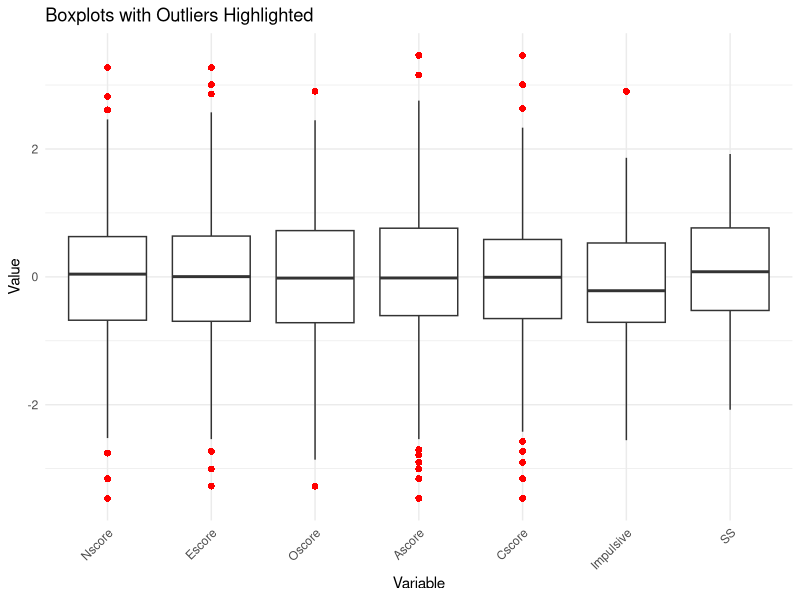
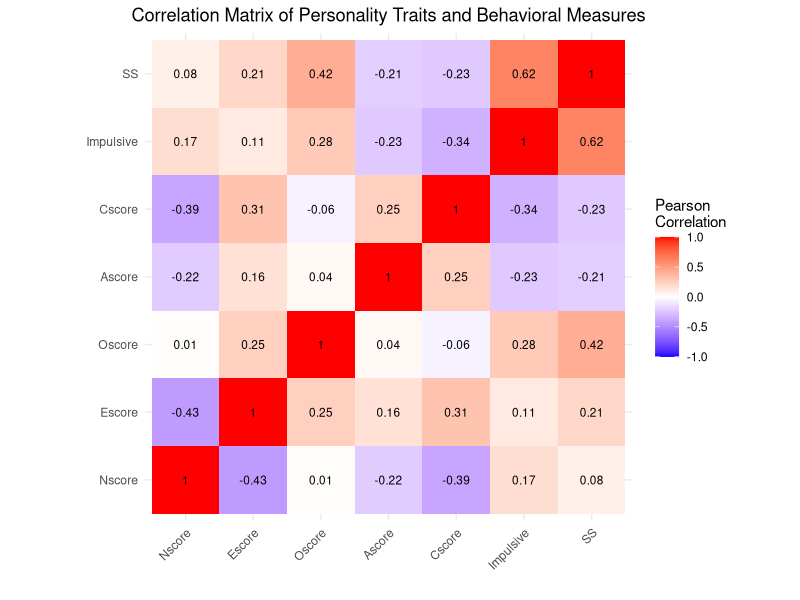
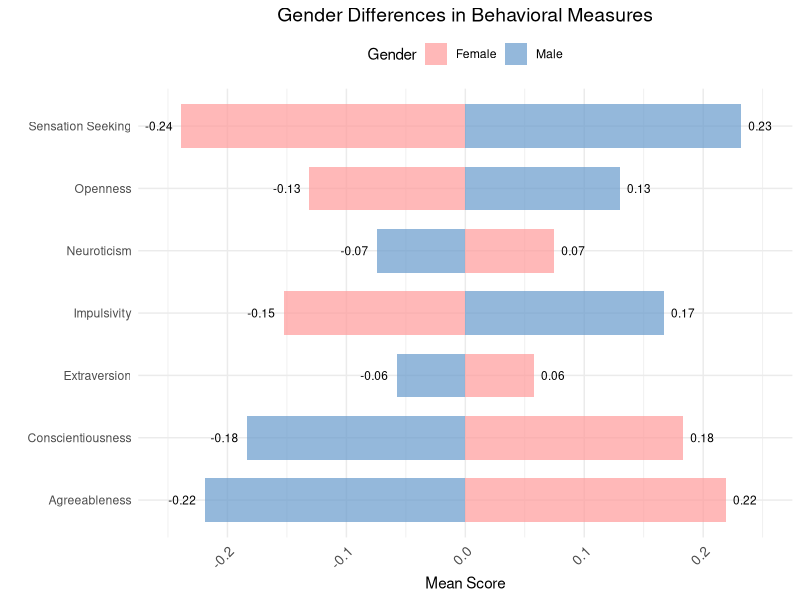
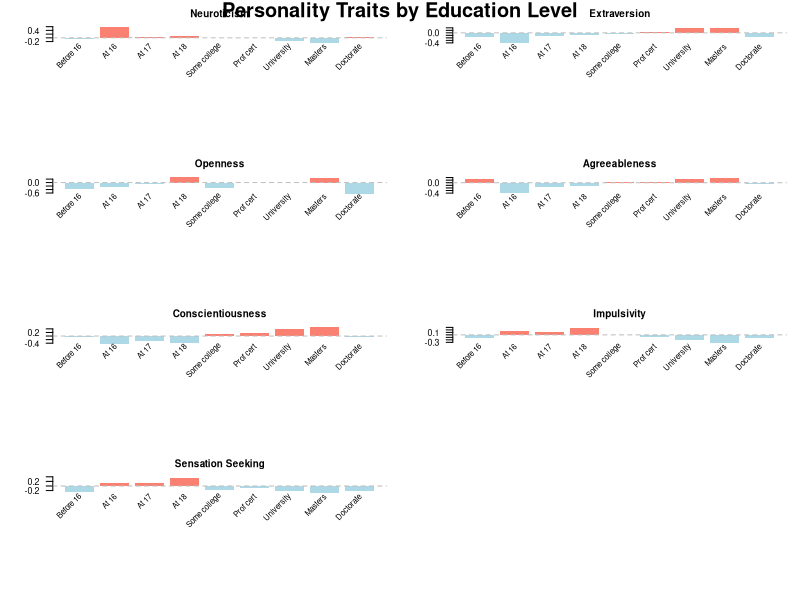

Reproduce these figures in R, in order.
###############################################################################
# Drug Consumption Data Analysis
###############################################################################

# Load required libraries
library(dplyr)
library(ggplot2)
library(reshape2)
library(kableExtra)
library(knitr)
library(gridExtra)
library(tidyr)


# Read the CSV file
drug_data <- read.csv("Data/drug_consumption.csv")

###############################################################################
# Define mappings and column information
###############################################################################

# Column names for the dataset
column_names <- c(
  "Index", "ID", "Age", "Gender", "Education", "Country", "Ethnicity", 
  "Nscore", "Escore", "Oscore", "Ascore", "Cscore", "Impulsive", "SS", 
  "Alcohol", "Amphet", "Amyl", "Benzos", "Caff", "Cannabis", "Choc", "Coke", 
  "Crack", "Ecstasy", "Heroin", "Ketamine", "Legalh", "LSD", "Meth", 
  "Mushrooms", "Nicotine", "Semer", "VSA"
)

# Drug column names
drug_columns <- c(
  "Alcohol", "Amphet", "Amyl", "Benzos", "Caff", "Cannabis", 
  "Choc", "Coke", "Crack", "Ecstasy", "Heroin", "Ketamine", 
  "Legalh", "LSD", "Meth", "Mushrooms", "Nicotine", "Semer", "VSA"
)

# Mapping of drug consumption classes to their meanings
consumption_mapping <- c(
  "CL0" = "Never Used",
  "CL1" = "Used over a Decade Ago",
  "CL2" = "Used in Last Decade", 
  "CL3" = "Used in Last Year",
  "CL4" = "Used in Last Month",
  "CL5" = "Used in Last Week",
  "CL6" = "Used in Last Day"
)

# Map Age values to their meaning
age_mapping <- c(
  "-0.95197" = "18-24",
  "-0.07854" = "25-34",
  "0.49788" = "35-44",
  "1.09449" = "45-54",
  "1.82213" = "55-64",
  "2.59171" = "65+"
)

# Map Gender values to their meaning
gender_mapping <- c(
  "0.48246" = "Female",
  "-0.48246" = "Male"
)

# Map Education values to their meaning
education_mapping <- c(
  "-2.43591" = "Left school before 16 years",
  "-1.73790" = "Left school at 16 years",
  "-1.43719" = "Left school at 17 years",
  "-1.22751" = "Left school at 18 years",
  "-0.61113" = "Some college or university, no certificate or degree",
  "-0.05921" = "Professional certificate/diploma",
  "0.45468" = "University degree",
  "1.16365" = "Masters degree",
  "1.98437" = "Doctorate degree"
)

# Map Country values to their meaning
country_mapping <- c(
  "-0.09765" = "Australia",
  "0.24923" = "Canada",
  "-0.46841" = "New Zealand",
  "-0.28519" = "Other",
  "0.21128" = "Republic of Ireland",
  "0.96082" = "UK",
  "-0.57009" = "USA"
)

# Map Ethnicity values to their meaning
ethnicity_mapping <- c(
  "-0.50212" = "Asian",
  "-1.10702" = "Black",
  "1.90725" = "Mixed-Black/Asian",
  "0.12600" = "Mixed-White/Asian",
  "-0.22166" = "Mixed-White/Black",
  "0.11440" = "Other",
  "-0.31685" = "White"
)

###############################################################################
# Data Processing
###############################################################################

# Rename the columns 
colnames(drug_data) <- column_names

# Convert demographic columns to descriptive values
drug_data$Age <- age_mapping[as.character(drug_data$Age)]
drug_data$Gender <- gender_mapping[as.character(drug_data$Gender)]
drug_data$Education <- education_mapping[as.character(drug_data$Education)]
drug_data$Country <- country_mapping[as.character(drug_data$Country)]
drug_data$Ethnicity <- ethnicity_mapping[as.character(drug_data$Ethnicity)]

# Convert all drug consumption columns to descriptive values
for (col in drug_columns) {
  drug_data[[col]] <- consumption_mapping[as.character(drug_data[[col]])]
}

###############################################################################
# Data Cleaning - Missing values
###############################################################################

# Remove unnecessary column
drug_data <- drug_data[, -which(names(drug_data) == "ID")]

# Check for NA values in each column
na_by_column <- sapply(drug_data, function(x) sum(is.na(x)))
cat("NA values by column:\n")

# Print only columns with NA values
cat("Number of missing values by columnn")
print(na_by_column[na_by_column > 0]) 

# Replace NA values with "Not Provided"
drug_data$Education[is.na(drug_data$Education)] <- "Not Provided"
drug_data$Ethnicity[is.na(drug_data$Ethnicity)] <- "Not Provided"

###############################################################################
# Data Cleaning - Looking for outliers
###############################################################################
# Define numeric columns for outlier analysis
numeric_cols <- c("Nscore", "Escore", "Oscore", "Ascore", "Cscore", "Impulsive", "SS")

# Function to identify outliers using IQR method
identify_outliers_iqr <- function(x) {
  q1 <- quantile(x, 0.25, na.rm = TRUE)
  q3 <- quantile(x, 0.75, na.rm = TRUE)
  iqr <- q3 - q1
  lower_bound <- q1 - 1.5 * iqr
  upper_bound <- q3 + 1.5 * iqr
  
  return(data.frame(
    min = min(x, na.rm = TRUE),
    q1 = q1,
    median = median(x, na.rm = TRUE),
    mean = mean(x, na.rm = TRUE),
    q3 = q3,
    max = max(x, na.rm = TRUE),
    iqr = iqr,
    lower_bound = lower_bound,
    upper_bound = upper_bound,
    n_outliers_below = sum(x < lower_bound, na.rm = TRUE),
    n_outliers_above = sum(x > upper_bound, na.rm = TRUE),
    total_outliers = sum(x < lower_bound | x > upper_bound, na.rm = TRUE),
    outlier_percentage = round(100 * sum(x < lower_bound | x > upper_bound, na.rm = TRUE) / length(x[!is.na(x)]), 2)
  ))
}

# Apply outlier detection to all numeric columns
outlier_summary <- data.frame()
for (col in numeric_cols) {
  result <- identify_outliers_iqr(drug_data[[col]])
  result$variable <- col
  outlier_summary <- rbind(outlier_summary, result)
}

# Display summary of outliers
# outlier_summary <- outlier_summary[, c("variable", "min", "q1", "median", "mean", "q3", "max", 
#                                        "iqr", "lower_bound", "upper_bound", 
#                                        "n_outliers_below", "n_outliers_above", 
#                                        "total_outliers", "outlier_percentage")]
# print(outlier_summary)

# Create a function to visualize outliers with boxplots
plot_outliers <- function(drug_data, columns) {
  # Explicitly use reshape2::melt to avoid namespace issues
  melted_data <- reshape2::melt(drug_data[, columns], id.vars = NULL)
  
  # Create boxplot
  ggplot(melted_data, aes(x = variable, y = value)) +
    geom_boxplot(outlier.colour = "red", outlier.shape = 16, outlier.size = 2) +
    theme_minimal() +
    labs(title = "Boxplots with Outliers Highlighted",
         x = "Variable",
         y = "Value") +
    theme(axis.text.x = element_text(angle = 45, hjust = 1))
}

# Visualize outliers
plot_outliers(drug_data, numeric_cols)

###############################################################################
# Exploratory Data Analysis
###############################################################################

# Basic summary statistics for each numerical column
# cat("\n=== Summary Statistics for Numerical Columns ===\n")
# for (col in numeric_cols) {
#   cat("\nStatistics for", col, ":\n")
#   print(summary(drug_data[[col]]))
#   cat("Standard Deviation:", sd(drug_data[[col]], na.rm = TRUE), "\n")
#   cat("Variance:", var(drug_data[[col]], na.rm = TRUE), "\n")
# }


###############################################################################
# Heatmap
###############################################################################
# Calculate the correlation matrix
cor_matrix <- cor(drug_data[numeric_cols], use = "pairwise.complete.obs")

# Convert the correlation matrix to a data frame for ggplot
cor_df <- melt(cor_matrix)
names(cor_df) <- c("Var1", "Var2", "Correlation")

# Create a ggplot2 correlation heatmap
ggplot(data = cor_df, aes(x = Var1, y = Var2, fill = Correlation)) +
  geom_tile() +
  scale_fill_gradient2(low = "blue", high = "red", mid = "white", 
                       midpoint = 0, limit = c(-1,1), space = "Lab", 
                       name="Pearson\nCorrelation") +
  geom_text(aes(label = round(Correlation, 2)), color = "black", size = 3) +
  theme_minimal() +
  theme(
    axis.text.x = element_text(angle = 45, vjust = 1, hjust = 1),
    plot.title = element_text(hjust = 0.5)
  ) +
  coord_fixed() +
  labs(
    title = "Correlation Matrix of Personality Traits and Behavioral Measures",
    x = "",
    y = ""
  )





###############################################################################
# Gender comparison
###############################################################################

# Calculating the means of the behavioral scores
gender_results <- data.frame(
  Trait = character(),
  Female_Mean = numeric(),
  Male_Mean = numeric(),
  stringsAsFactors = FALSE
)

for (col in numeric_cols) {
  # Calculate means only
  female_mean <- mean(drug_data[drug_data$Gender == "Female", col], na.rm = TRUE)
  male_mean <- mean(drug_data[drug_data$Gender == "Male", col], na.rm = TRUE)
  
  # Add to results dataframe with only needed values
  gender_results <- rbind(gender_results, data.frame(
    Trait = col,
    Female_Mean = female_mean,
    Male_Mean = male_mean,
    stringsAsFactors = FALSE
  ))
}

# Create readable trait names
gender_results$Trait_Name <- case_when(
  gender_results$Trait == "Nscore" ~ "Neuroticism",
  gender_results$Trait == "Escore" ~ "Extraversion",
  gender_results$Trait == "Oscore" ~ "Openness",
  gender_results$Trait == "Ascore" ~ "Agreeableness",
  gender_results$Trait == "Cscore" ~ "Conscientiousness",
  gender_results$Trait == "Impulsive" ~ "Impulsivity",
  gender_results$Trait == "SS" ~ "Sensation Seeking",
  TRUE ~ gender_results$Trait
)

# Create the plot with value labels
ggplot(gender_results, aes(x = Trait_Name)) +
  # Add bars
  geom_bar(aes(y = Female_Mean, fill = "Female"), stat = "identity", position = "dodge", width = 0.7, alpha = 0.7) +
  geom_bar(aes(y = Male_Mean, fill = "Male"), stat = "identity", position = position_dodge(width = 0.7), width = 0.7, alpha = 0.7) +
  # Add value labels
  geom_text(aes(y = Female_Mean, label = sprintf("%.2f", Female_Mean)),
            position = position_dodge(width = 0.7), 
            hjust = ifelse(gender_results$Female_Mean < 0, 1.3, -0.3),  # Adjust horizontal position based on value
            size = 3) +
  geom_text(aes(y = Male_Mean, label = sprintf("%.2f", Male_Mean)),
            position = position_dodge(width = 0.7), 
            hjust = ifelse(gender_results$Male_Mean < 0, 1.3, -0.3),  # Adjust horizontal position based on value
            size = 3) +
  # Colors and formatting
  scale_fill_manual(values = c("Female" = "#FF9999", "Male" = "#6699CC"),
                    name = "Gender") +
  labs(title = "Gender Differences in Behavioral Measures",
       x = "",
       y = "Mean Score") +
  theme_minimal() +
  theme(axis.text.x = element_text(angle = 45, hjust = 1, size = 10),
        plot.title = element_text(hjust = 0.5, size = 14),
        legend.position = "top") +
  # Fixed axis limits from -0.25 to 0.25
  scale_y_continuous(limits = c(-0.25, 0.25)) +
  coord_flip()


###############################################################################
# Education comparison
###############################################################################

# Order education levels
education_order <- c(
  "Left school before 16 years",
  "Left school at 16 years",
  "Left school at 17 years",
  "Left school at 18 years",
  "Some college or university, no certificate or degree",
  "Professional certificate/diploma",
  "University degree",
  "Masters degree",
  "Doctorate degree",
  "Not Provided"
)

# Calculate means by education level
education_means <- drug_data %>%
  group_by(Education) %>%
  summarize(
    n = n(),
    across(all_of(numeric_cols), ~mean(.x, na.rm = TRUE))
  ) %>%
  arrange(match(Education, education_order))

# Convert to long format for heatmap
education_long <- education_means %>%
  pivot_longer(
    cols = all_of(numeric_cols),
    names_to = "Trait",
    values_to = "Mean"
  ) %>%
  mutate(
    Trait_Name = case_when(
      Trait == "Nscore" ~ "Neuroticism",
      Trait == "Escore" ~ "Extraversion",
      Trait == "Oscore" ~ "Openness",
      Trait == "Ascore" ~ "Agreeableness",
      Trait == "Cscore" ~ "Conscientiousness",
      Trait == "Impulsive" ~ "Impulsivity",
      Trait == "SS" ~ "Sensation Seeking",
      TRUE ~ Trait
    )
  )

# Create a clean table view of the data
education_display <- education_means %>%
  select(-n) %>%
  rename(
    "Neuroticism" = Nscore,
    "Extraversion" = Escore,
    "Openness" = Oscore,
    "Agreeableness" = Ascore,
    "Conscientiousness" = Cscore,
    "Impulsivity" = Impulsive,
    "Sensation Seeking" = SS
  )

# Display the table with formatted cells
kableExtra::kable(education_display, 
                  caption = "Personality Traits by Education Level",
                  digits = 2,
                  longtable = TRUE,
                  booktabs = TRUE) %>%
  kableExtra::kable_styling(bootstrap_options = c("striped", "hover"), 
                            font_size = 9,
                            latex_options = c("scale_down", "hold_position")) %>%
  kableExtra::column_spec(1, bold = TRUE) %>%
  kableExtra::row_spec(0, background = "#f5f5f5", bold = TRUE) %>%
  kableExtra::footnote(general = "Values represent mean scores for each trait",
                       footnote_as_chunk = TRUE)

############## Alt approach ###############
# Create a data frame for plotting
education_plot_data <- education_means %>%
  select(-n)

# Simplified visualization approach - plot means as separate bar charts  
par(mfrow = c(4, 2), mar = c(8, 4, 2, 1))  # 4 rows, 2 columns of plots

# Plot each trait separately
for (col in c("Nscore", "Escore", "Oscore", "Ascore", "Cscore", "Impulsive", "SS")) {
  trait_name <- case_when(
    col == "Nscore" ~ "Neuroticism",
    col == "Escore" ~ "Extraversion",
    col == "Oscore" ~ "Openness",
    col == "Ascore" ~ "Agreeableness",
    col == "Cscore" ~ "Conscientiousness",
    col == "Impulsive" ~ "Impulsivity",
    col == "SS" ~ "Sensation Seeking",
    TRUE ~ col
  )
  
  # Create a simple barplot
  bp <- barplot(education_plot_data[[col]], 
                names.arg = rep("", nrow(education_plot_data)),  # Empty names for now
                col = ifelse(education_plot_data[[col]] > 0, "salmon", "lightblue"),
                main = trait_name,
                border = NA,
                las = 2,
                ylim = c(min(education_plot_data[[col]]) - 0.05, 
                         max(education_plot_data[[col]]) + 0.05),
                cex.main = 0.9,
                cex.axis = 0.8)
  
  # Add a reference line at y=0
  abline(h = 0, lty = 2, col = "gray")
  
  # Add abbreviated education labels
  edu_labels <- c("Before 16", "At 16", "At 17", "At 18", "Some college", 
                  "Prof cert", "University", "Masters", "Doctorate", "Not Provided")
  edu_labels <- edu_labels[1:length(bp)]  # Ensure we have the right number of labels
  
  # Add text labels at the bottom
  text(bp, par("usr")[3] - 0.02, srt = 45, adj = 1, labels = edu_labels, 
       xpd = TRUE, cex = 0.7)
}

# Add a title for the entire set of plots
mtext("Personality Traits by Education Level", side = 3, line = -1.5, 
      outer = TRUE, cex = 1.2, font = 2)

###############################################################################
# Seremon
###############################################################################

# Count Semeron users vs non-users
semeron_counts <- drug_data %>%
  group_by(Semer) %>%
  summarise(Count = n()) %>%
  arrange(desc(Count))

# Create a nicely formatted table for the detailed counts
semeron_table <- semeron_counts %>%
  mutate(Percentage = round(Count / sum(Count) * 100, 2)) %>%
  rename(`Usage Category` = Semer) %>%
  kable(caption = "Semeron Usage Categories", 
        format = "html", 
        col.names = c("Usage Category", "Count", "Percentage (%)")) %>%
  kable_styling(bootstrap_options = c("striped", "hover", "condensed"), 
                full_width = FALSE,
                position = "center") %>%
  row_spec(0, bold = TRUE, background = "#E0E0E0")

# Display the table
print(semeron_table)
